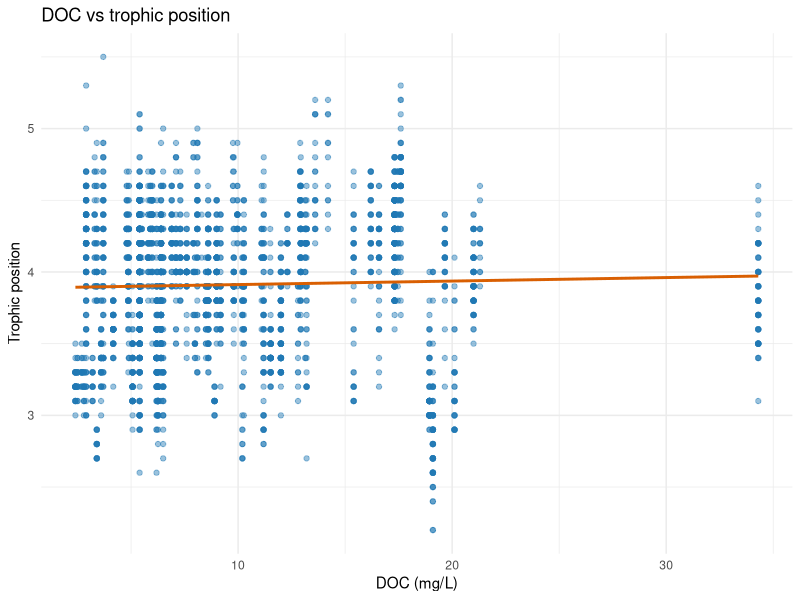
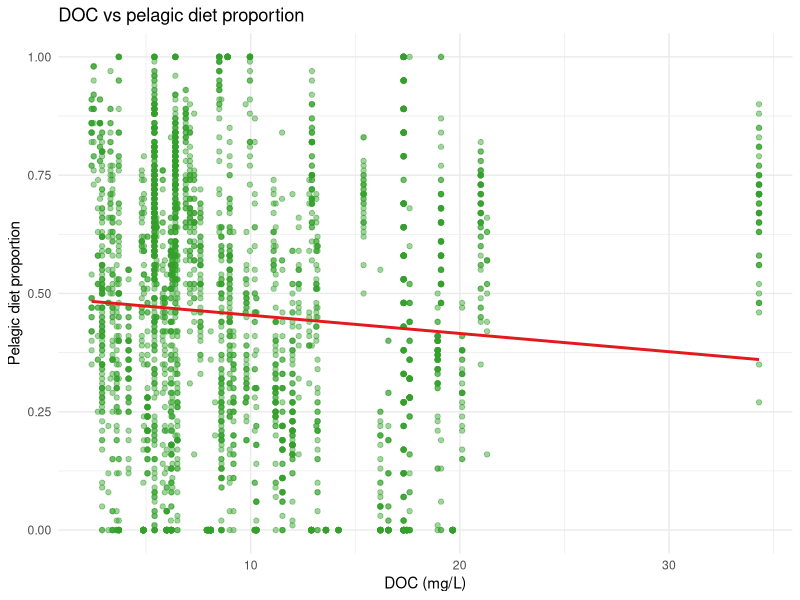
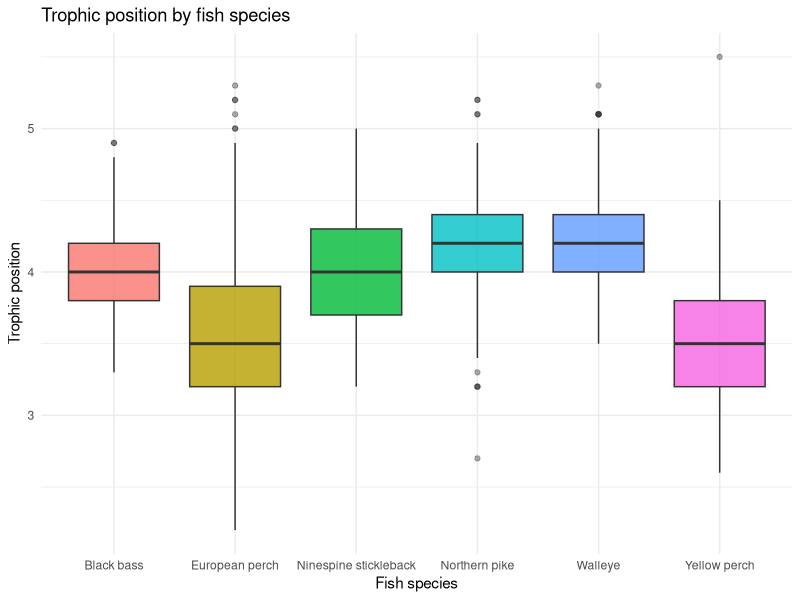
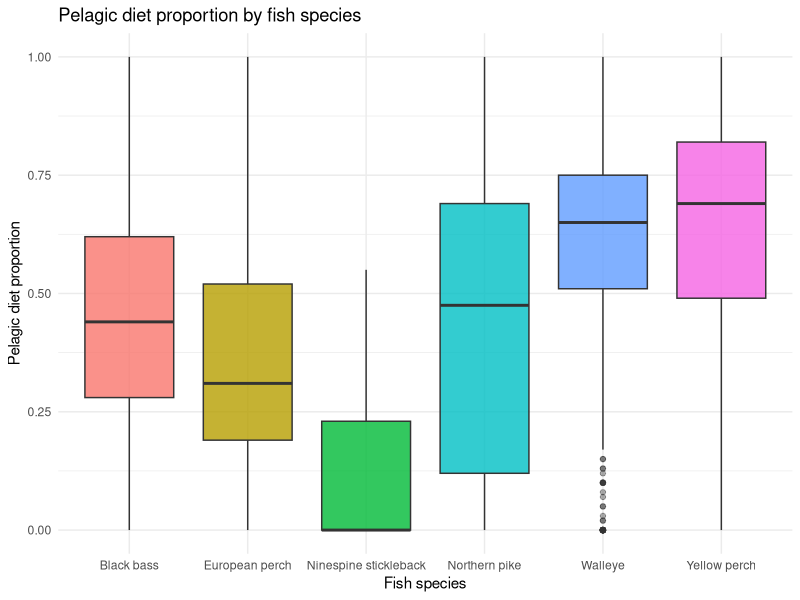
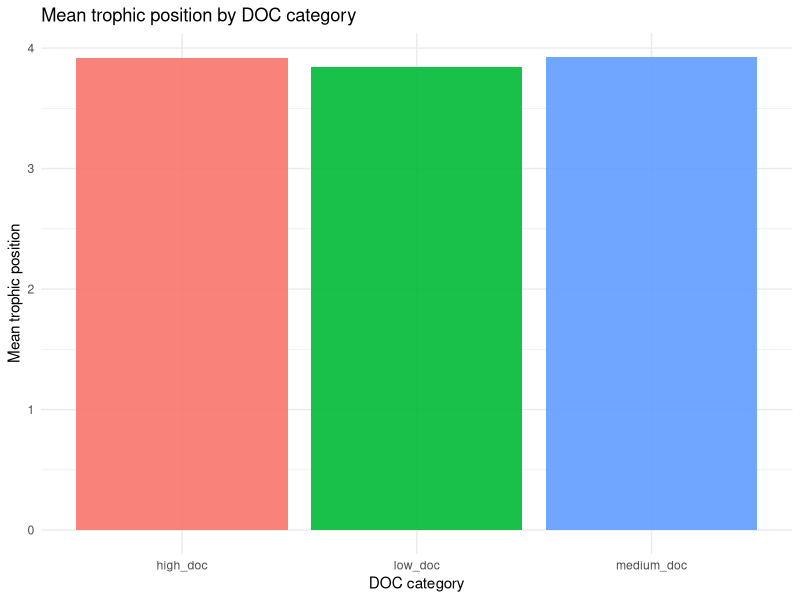
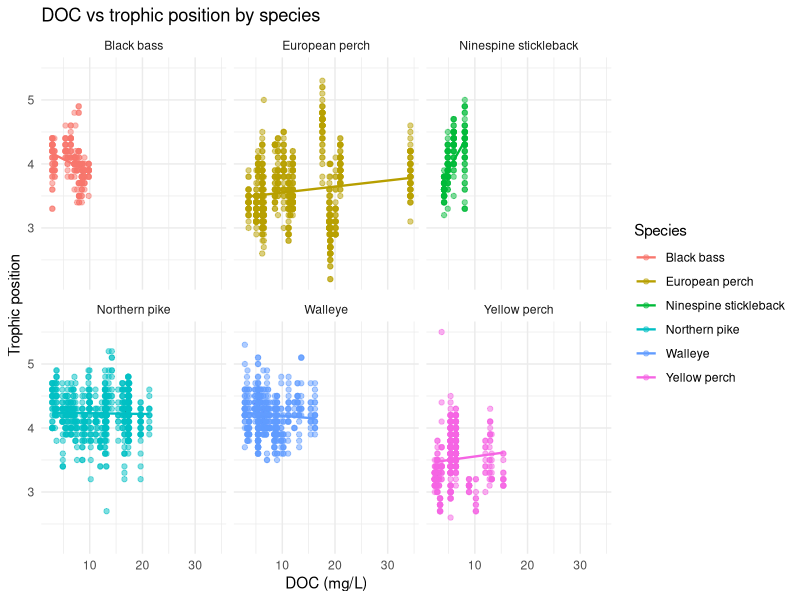

Here is the R script that generated these plots, in order:
## ---- chunk 1
library(readr)
library(dplyr)
library(ggplot2)

analysis_df <- read_csv("../data/analysis_df.csv", show_col_types = FALSE)
## ---- chunk 2
ggplot(analysis_df, aes(x = doc_mgl, y = trophic_position)) +
  geom_point(alpha = 0.45, color = "#1f78b4") +
  geom_smooth(method = "lm", se = FALSE, color = "#d95f02", linewidth = 1) +
  labs(
    title = "DOC vs trophic position",
    x = "DOC (mg/L)",
    y = "Trophic position"
  ) +
  theme_minimal()
## ---- chunk 3
ggplot(analysis_df, aes(x = doc_mgl, y = pelagic_diet_proportion)) +
  geom_point(alpha = 0.45, color = "#33a02c") +
  geom_smooth(method = "lm", se = FALSE, color = "#e31a1c", linewidth = 1) +
  labs(
    title = "DOC vs pelagic diet proportion",
    x = "DOC (mg/L)",
    y = "Pelagic diet proportion"
  ) +
  theme_minimal()
## ---- chunk 4
ggplot(analysis_df, aes(x = fish_species, y = trophic_position, fill = fish_species)) +
  geom_boxplot(alpha = 0.8, outlier.alpha = 0.4) +
  labs(
    title = "Trophic position by fish species",
    x = "Fish species",
    y = "Trophic position"
  ) +
  theme_minimal() +
  theme(legend.position = "none")
## ---- chunk 5
ggplot(analysis_df, aes(x = fish_species, y = pelagic_diet_proportion, fill = fish_species)) +
  geom_boxplot(alpha = 0.8, outlier.alpha = 0.4) +
  labs(
    title = "Pelagic diet proportion by fish species",
    x = "Fish species",
    y = "Pelagic diet proportion"
  ) +
  theme_minimal() +
  theme(legend.position = "none")
## ---- chunk 6
doc_level_summary <- analysis_df %>%
  group_by(doc_level) %>%
  summarize(
    n = n(),
    mean_pelagic = mean(pelagic_diet_proportion, na.rm = TRUE),
    mean_trophic = mean(trophic_position, na.rm = TRUE),
    .groups = "drop"
  )

ggplot(doc_level_summary, aes(x = doc_level, y = mean_trophic, fill = doc_level)) +
  geom_col(alpha = 0.9) +
  labs(
    title = "Mean trophic position by DOC category",
    x = "DOC category",
    y = "Mean trophic position"
  ) +
  theme_minimal() +
  theme(legend.position = "none")
## ---- chunk 7
ggplot(analysis_df, aes(x = doc_mgl, y = trophic_position, color = fish_species)) +
  geom_point(alpha = 0.5) +
  geom_smooth(method = "lm", se = FALSE, linewidth = 0.8) +
  facet_wrap(~ fish_species) +
  labs(
    title = "DOC vs trophic position by species",
    x = "DOC (mg/L)",
    y = "Trophic position",
    color = "Species"
  ) +
  theme_minimal()
## ---- chunk 8
species_summary <- analysis_df %>%
  group_by(fish_species) %>%
  summarize(
    n = n(),
    mean_doc = mean(doc_mgl, na.rm = TRUE),
    mean_length = mean(length_mm, na.rm = TRUE),
    mean_pelagic = mean(pelagic_diet_proportion, na.rm = TRUE),
    mean_trophic = mean(trophic_position, na.rm = TRUE),
    .groups = "drop"
  )

species_summary
## ---- chunk 9
lake_summary <- analysis_df %>%
  group_by(lake, region) %>%
  summarize(
    n = n(),
    mean_doc = mean(doc_mgl, na.rm = TRUE),
    mean_pelagic = mean(pelagic_diet_proportion, na.rm = TRUE),
    mean_trophic = mean(trophic_position, na.rm = TRUE),
    .groups = "drop"
  )

lake_summary %>% arrange(desc(mean_doc)) %>% head(10)
